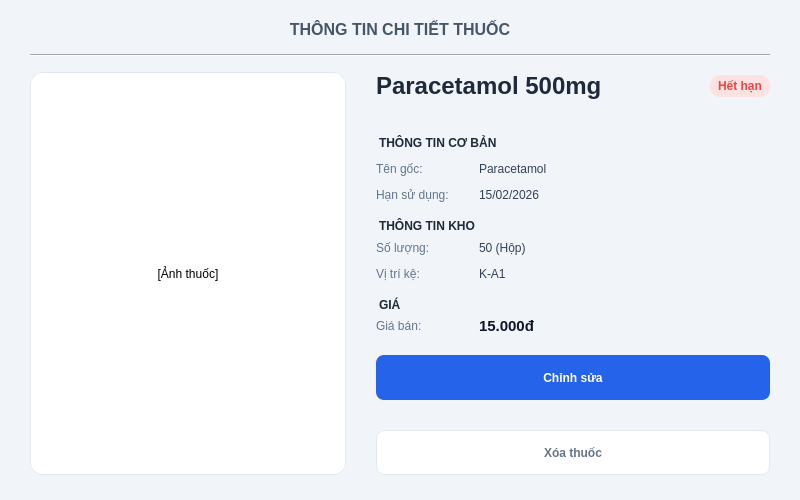
<?xml version="1.0" encoding="UTF-8"?>
<ui version="4.0">
 <class>dlg_medicine_detail</class>
 <widget class="QDialog" name="dlg_medicine_detail">
  <property name="windowModality">
   <enum>Qt::ApplicationModal</enum>
  </property>
  <property name="geometry">
   <rect>
    <x>0</x>
    <y>0</y>
    <width>800</width>
    <height>500</height>
   </rect>
  </property>
  <property name="minimumSize">
   <size>
    <width>800</width>
    <height>500</height>
   </size>
  </property>
  <property name="maximumSize">
   <size>
    <width>800</width>
    <height>500</height>
   </size>
  </property>
  <property name="windowTitle">
   <string>Thông tin chi tiết thuốc</string>
  </property>
  <property name="styleSheet">
   <string notr="true">background-color: #F1F5F9;</string>
  </property>
  <layout class="QVBoxLayout" name="main_layout">
   <property name="spacing">
    <number>15</number>
   </property>
   <property name="leftMargin">
    <number>30</number>
   </property>
   <property name="topMargin">
    <number>20</number>
   </property>
   <property name="rightMargin">
    <number>30</number>
   </property>
   <property name="bottomMargin">
    <number>25</number>
   </property>
   <item>
    <widget class="QLabel" name="lbl_header_title">
     <property name="styleSheet">
      <string notr="true">font-weight: bold; color: #475569; font-size: 16px;</string>
     </property>
     <property name="text">
      <string>THÔNG TIN CHI TIẾT THUỐC</string>
     </property>
     <property name="alignment">
      <set>Qt::AlignCenter</set>
     </property>
    </widget>
   </item>
   <item>
    <widget class="Line" name="line_separator">
     <property name="orientation">
      <enum>Qt::Horizontal</enum>
     </property>
    </widget>
   </item>
   <item>
    <layout class="QHBoxLayout" name="layout_body" stretch="4,5">
     <property name="spacing">
      <number>30</number>
     </property>
     <item>
      <widget class="QLabel" name="lbl_medicine_image">
       <property name="minimumSize">
        <size>
         <width>300</width>
         <height>300</height>
        </size>
       </property>
       <property name="styleSheet">
        <string notr="true">border: 1px solid #E2E8F0; border-radius: 12px; background-color: #FFFFFF;</string>
       </property>
       <property name="text">
        <string>[Ảnh thuốc]</string>
       </property>
       <property name="alignment">
        <set>Qt::AlignCenter</set>
       </property>
      </widget>
     </item>
     <item>
      <layout class="QVBoxLayout" name="layout_info">
       <item>
        <layout class="QHBoxLayout" name="layout_name_status">
         <item>
          <widget class="QLabel" name="lbl_detail_name">
           <property name="styleSheet">
            <string notr="true">font-size: 24px; font-weight: bold; color: #1E293B;</string>
           </property>
           <property name="text">
            <string>Paracetamol 500mg</string>
           </property>
          </widget>
         </item>
         <item>
          <widget class="QLabel" name="lbl_status_tag">
           <property name="sizePolicy">
            <sizepolicy hsizetype="Maximum" vsizetype="Maximum">
             <horstretch>0</horstretch>
             <verstretch>0</verstretch>
            </sizepolicy>
           </property>
           <property name="styleSheet">
            <string notr="true">background-color: #FEE2E2; color: #EF4444; padding: 4px 8px; border-radius: 10px; font-size: 12px; font-weight: bold;</string>
           </property>
           <property name="text">
            <string>Hết hạn</string>
           </property>
           <property name="alignment">
            <set>Qt::AlignCenter</set>
           </property>
          </widget>
         </item>
        </layout>
       </item>
       <item>
        <layout class="QFormLayout" name="form_info">
         <property name="verticalSpacing">
          <number>15</number>
         </property>
         <item row="0" column="0" colspan="2">
          <widget class="QLabel" name="lbl_section_basic">
           <property name="minimumSize">
            <size>
             <width>0</width>
             <height>20</height>
            </size>
           </property>
           <property name="styleSheet">
            <string notr="true">font-weight: bold; color: #1E293B; margin-top: 5px;</string>
           </property>
           <property name="text">
            <string>THÔNG TIN CƠ BẢN</string>
           </property>
          </widget>
         </item>
         <item row="1" column="0">
          <widget class="QLabel" name="label_static_1">
           <property name="minimumSize">
            <size>
             <width>0</width>
             <height>25</height>
            </size>
           </property>
           <property name="styleSheet">
            <string notr="true">color: #64748B;</string>
           </property>
           <property name="text">
            <string>Tên gốc:</string>
           </property>
          </widget>
         </item>
         <item row="1" column="1">
          <widget class="QLabel" name="lbl_data_generic_name">
           <property name="minimumSize">
            <size>
             <width>0</width>
             <height>25</height>
            </size>
           </property>
           <property name="styleSheet">
            <string notr="true">color: #334155;</string>
           </property>
           <property name="text">
            <string>Paracetamol</string>
           </property>
          </widget>
         </item>
         <item row="2" column="0">
          <widget class="QLabel" name="label_static_2">
           <property name="minimumSize">
            <size>
             <width>0</width>
             <height>25</height>
            </size>
           </property>
           <property name="styleSheet">
            <string notr="true">color: #64748B;</string>
           </property>
           <property name="text">
            <string>Hạn sử dụng:</string>
           </property>
          </widget>
         </item>
         <item row="2" column="1">
          <widget class="QLabel" name="lbl_data_expiry">
           <property name="minimumSize">
            <size>
             <width>0</width>
             <height>25</height>
            </size>
           </property>
           <property name="styleSheet">
            <string notr="true">color: #334155;</string>
           </property>
           <property name="text">
            <string>15/02/2026</string>
           </property>
          </widget>
         </item>
         <item row="4" column="0">
          <widget class="QLabel" name="label_static_3">
           <property name="minimumSize">
            <size>
             <width>0</width>
             <height>25</height>
            </size>
           </property>
           <property name="styleSheet">
            <string notr="true">color: #64748B;</string>
           </property>
           <property name="text">
            <string>Số lượng:</string>
           </property>
          </widget>
         </item>
         <item row="4" column="1">
          <widget class="QLabel" name="lbl_data_quantity">
           <property name="minimumSize">
            <size>
             <width>0</width>
             <height>25</height>
            </size>
           </property>
           <property name="styleSheet">
            <string notr="true">color: #334155;</string>
           </property>
           <property name="text">
            <string>50 (Hộp)</string>
           </property>
          </widget>
         </item>
         <item row="5" column="0">
          <widget class="QLabel" name="label_static_4">
           <property name="minimumSize">
            <size>
             <width>0</width>
             <height>25</height>
            </size>
           </property>
           <property name="styleSheet">
            <string notr="true">color: #64748B;</string>
           </property>
           <property name="text">
            <string>Vị trí kệ:</string>
           </property>
          </widget>
         </item>
         <item row="5" column="1">
          <widget class="QLabel" name="lbl_data_shelf">
           <property name="minimumSize">
            <size>
             <width>0</width>
             <height>25</height>
            </size>
           </property>
           <property name="styleSheet">
            <string notr="true">color: #334155;</string>
           </property>
           <property name="text">
            <string>K-A1</string>
           </property>
          </widget>
         </item>
         <item row="6" column="0" colspan="2">
          <widget class="QLabel" name="lbl_section_price">
           <property name="minimumSize">
            <size>
             <width>0</width>
             <height>25</height>
            </size>
           </property>
           <property name="styleSheet">
            <string notr="true">font-weight: bold; color: #1E293B; margin-top: 10px;</string>
           </property>
           <property name="text">
            <string>GIÁ</string>
           </property>
          </widget>
         </item>
         <item row="7" column="0">
          <widget class="QLabel" name="label_static_5">
           <property name="minimumSize">
            <size>
             <width>0</width>
             <height>25</height>
            </size>
           </property>
           <property name="styleSheet">
            <string notr="true">color: #64748B;</string>
           </property>
           <property name="text">
            <string>Giá bán:</string>
           </property>
          </widget>
         </item>
         <item row="7" column="1">
          <widget class="QLabel" name="lbl_data_price">
           <property name="minimumSize">
            <size>
             <width>0</width>
             <height>25</height>
            </size>
           </property>
           <property name="styleSheet">
            <string notr="true">font-weight: bold; color: #0F172A; font-size: 15px;</string>
           </property>
           <property name="text">
            <string>15.000đ</string>
           </property>
          </widget>
         </item>
         <item row="3" column="0" colspan="2">
          <widget class="QLabel" name="lbl_section_stock">
           <property name="minimumSize">
            <size>
             <width>0</width>
             <height>25</height>
            </size>
           </property>
           <property name="styleSheet">
            <string notr="true">font-weight: bold; color: #1E293B; margin-top: 10px;</string>
           </property>
           <property name="text">
            <string>THÔNG TIN KHO</string>
           </property>
          </widget>
         </item>
        </layout>
       </item>
       <item>
        <spacer name="spacer_bottom">
         <property name="orientation">
          <enum>Qt::Vertical</enum>
         </property>
         <property name="sizeHint" stdset="0">
          <size>
           <width>20</width>
           <height>10</height>
          </size>
         </property>
        </spacer>
       </item>
       <item>
        <widget class="QPushButton" name="btn_primary">
         <property name="sizePolicy">
          <sizepolicy hsizetype="Minimum" vsizetype="Fixed">
           <horstretch>0</horstretch>
           <verstretch>0</verstretch>
          </sizepolicy>
         </property>
         <property name="minimumSize">
          <size>
           <width>0</width>
           <height>45</height>
          </size>
         </property>
         <property name="styleSheet">
          <string notr="true">background-color: #2563EB; color: white; border-radius: 8px; font-weight: bold;</string>
         </property>
         <property name="text">
          <string>Chỉnh sửa</string>
         </property>
        </widget>
       </item>
       <item>
        <widget class="QPushButton" name="btn_secondary">
         <property name="sizePolicy">
          <sizepolicy hsizetype="Minimum" vsizetype="Fixed">
           <horstretch>0</horstretch>
           <verstretch>0</verstretch>
          </sizepolicy>
         </property>
         <property name="minimumSize">
          <size>
           <width>0</width>
           <height>45</height>
          </size>
         </property>
         <property name="styleSheet">
          <string notr="true">background-color: white; color: #64748B; border: 1px solid #E2E8F0; border-radius: 8px; font-weight: bold;</string>
         </property>
         <property name="text">
          <string>Xóa thuốc</string>
         </property>
        </widget>
       </item>
      </layout>
     </item>
    </layout>
   </item>
  </layout>
 </widget>
 <resources/>
 <connections/>
</ui>
